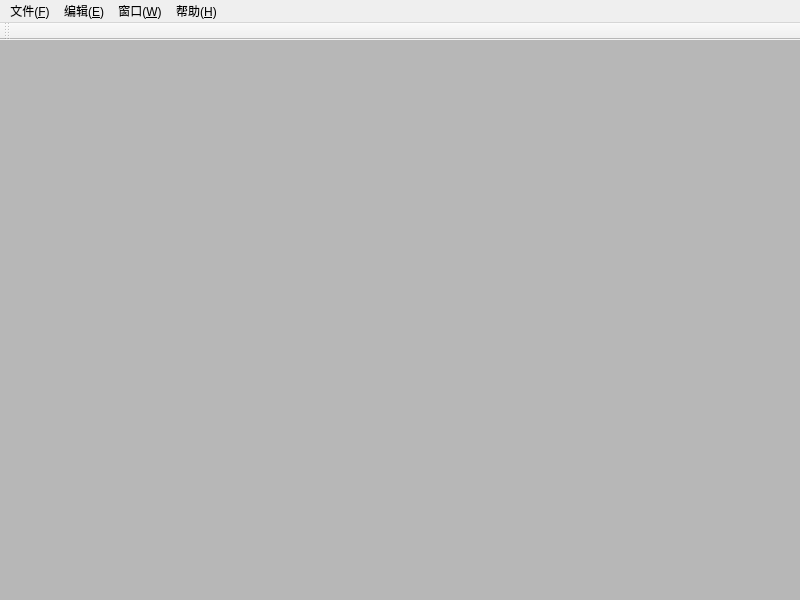
<?xml version="1.0" encoding="UTF-8"?>
<ui version="4.0">
 <class>MainWindow</class>
 <widget class="QMainWindow" name="MainWindow">
  <property name="geometry">
   <rect>
    <x>0</x>
    <y>0</y>
    <width>800</width>
    <height>600</height>
   </rect>
  </property>
  <property name="windowTitle">
   <string>MainWindow</string>
  </property>
  <property name="styleSheet">
   <string notr="true"/>
  </property>
  <widget class="QWidget" name="centralwidget">
   <layout class="QGridLayout" name="gridLayout">
    <property name="leftMargin">
     <number>0</number>
    </property>
    <property name="topMargin">
     <number>0</number>
    </property>
    <property name="rightMargin">
     <number>0</number>
    </property>
    <property name="bottomMargin">
     <number>0</number>
    </property>
    <property name="horizontalSpacing">
     <number>0</number>
    </property>
    <item row="0" column="0">
     <widget class="QMdiArea" name="mdiArea">
      <property name="background">
       <brush brushstyle="SolidPattern">
        <color alpha="180">
         <red>160</red>
         <green>160</green>
         <blue>160</blue>
        </color>
       </brush>
      </property>
      <property name="tabsClosable">
       <bool>false</bool>
      </property>
     </widget>
    </item>
   </layout>
  </widget>
  <widget class="QMenuBar" name="menubar">
   <property name="geometry">
    <rect>
     <x>0</x>
     <y>0</y>
     <width>800</width>
     <height>27</height>
    </rect>
   </property>
   <widget class="QMenu" name="menu_F">
    <property name="title">
     <string>文件(&amp;F)</string>
    </property>
    <addaction name="action_N"/>
    <addaction name="action_O"/>
    <addaction name="separator"/>
    <addaction name="action_S"/>
    <addaction name="action_A"/>
    <addaction name="separator"/>
    <addaction name="action_E"/>
   </widget>
   <widget class="QMenu" name="menu_E">
    <property name="title">
     <string>编辑(&amp;E)</string>
    </property>
    <addaction name="separator"/>
    <addaction name="action_C"/>
    <addaction name="action_V"/>
    <addaction name="separator"/>
    <addaction name="action_BM"/>
   </widget>
   <widget class="QMenu" name="menu">
    <property name="title">
     <string>窗口(&amp;W)</string>
    </property>
    <addaction name="action_CW"/>
    <addaction name="separator"/>
    <addaction name="action_T"/>
    <addaction name="action_L"/>
   </widget>
   <widget class="QMenu" name="menu_H">
    <property name="title">
     <string>帮助(&amp;H)</string>
    </property>
   </widget>
   <addaction name="menu_F"/>
   <addaction name="menu_E"/>
   <addaction name="menu"/>
   <addaction name="menu_H"/>
  </widget>
  <widget class="QToolBar" name="toolBar">
   <property name="windowTitle">
    <string>toolBar</string>
   </property>
   <attribute name="toolBarArea">
    <enum>TopToolBarArea</enum>
   </attribute>
   <attribute name="toolBarBreak">
    <bool>false</bool>
   </attribute>
  </widget>
  <action name="action_N">
   <property name="text">
    <string>新建文件(&amp;N)</string>
   </property>
   <property name="shortcut">
    <string>Ctrl+N</string>
   </property>
  </action>
  <action name="action_O">
   <property name="text">
    <string>打开文件(&amp;O)</string>
   </property>
  </action>
  <action name="action_S">
   <property name="text">
    <string>保存文件(&amp;S)</string>
   </property>
  </action>
  <action name="action_A">
   <property name="text">
    <string>另存为(&amp;A)</string>
   </property>
  </action>
  <action name="action_E">
   <property name="text">
    <string>退出(&amp;E)</string>
   </property>
  </action>
  <action name="action_Z">
   <property name="text">
    <string>撤销(&amp;Z)</string>
   </property>
  </action>
  <action name="action_C">
   <property name="text">
    <string>复制(&amp;C)</string>
   </property>
  </action>
  <action name="action_V">
   <property name="text">
    <string>粘贴(&amp;V)</string>
   </property>
  </action>
  <action name="action_BM">
   <property name="text">
    <string>编码格式</string>
   </property>
  </action>
  <action name="action_CW">
   <property name="text">
    <string>关闭窗口(&amp;C)</string>
   </property>
  </action>
  <action name="action_T">
   <property name="text">
    <string>窗口平铺(&amp;T)</string>
   </property>
  </action>
  <action name="action_L">
   <property name="text">
    <string>窗口叠放(&amp;L)</string>
   </property>
  </action>
 </widget>
 <resources/>
 <connections/>
</ui>
